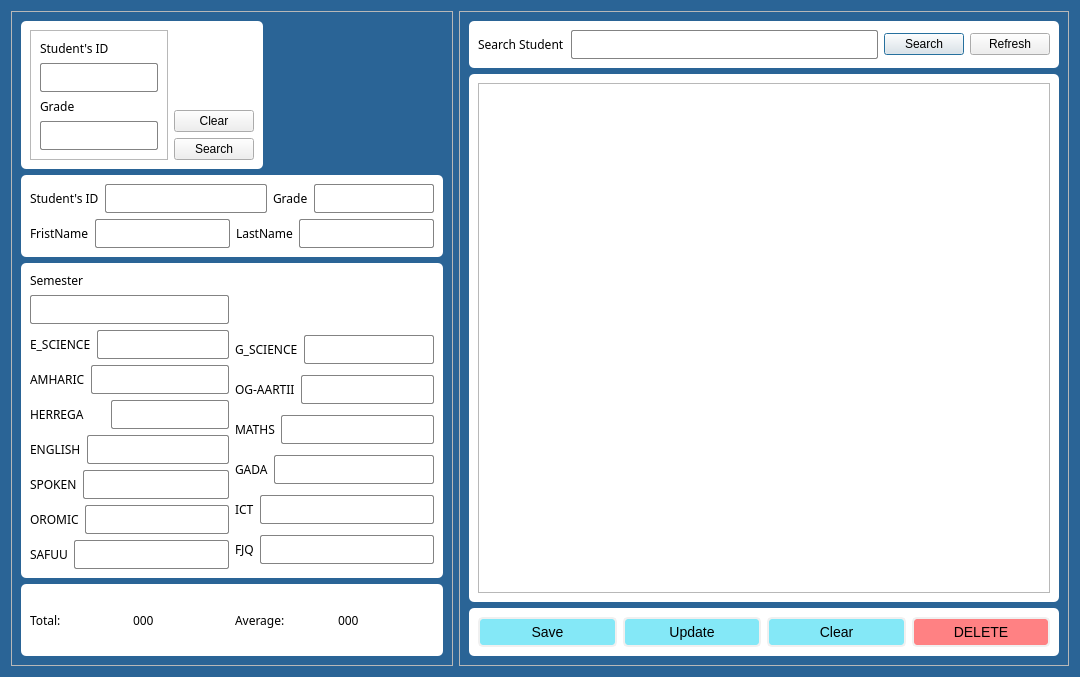
<?xml version="1.0" encoding="UTF-8"?>
<ui version="4.0">
 <class>roster</class>
 <widget class="QDialog" name="roster">
  <property name="geometry">
   <rect>
    <x>0</x>
    <y>0</y>
    <width>1080</width>
    <height>677</height>
   </rect>
  </property>
  <property name="windowTitle">
   <string>Dialog</string>
  </property>
  <property name="styleSheet">
   <string notr="true">#roster{
background-color: #2a6496;
}</string>
  </property>
  <layout class="QGridLayout" name="gridLayout_11">
   <item row="0" column="1">
    <widget class="QFrame" name="frame_6">
     <property name="frameShape">
      <enum>QFrame::Shape::StyledPanel</enum>
     </property>
     <property name="frameShadow">
      <enum>QFrame::Shadow::Raised</enum>
     </property>
     <layout class="QGridLayout" name="gridLayout_9">
      <item row="0" column="0">
       <widget class="QFrame" name="frame_7">
        <property name="styleSheet">
         <string notr="true">/* Style the info_frame element */
#frame_7 {
    background-color: #fff;
    border: none;
    border-radius: 5px;
}



/* Style for labels, input fields, and combo boxes inside &quot;info_frame&quot; */
#frame_7 QLabel,
#frame_7 QLineEdit,
#frame_7 QComboBox {
    font-family: Segoe UI Semibold;
    font-size: 12px;
}

/* Style for input fields and combo boxes inside info_frame */
#frame_7 QLineEdit,
#frame_7 QComboBox {
    padding: 4px 5px; /* Corrected padding */
    border: 1px solid #838383;
    border-radius: 2px;
}

/* Focus style for input fields and combo boxes inside info_frame */
#frame_7 QLineEdit:focus,
#frame_7 QComboBox:focus {
    border-color: #0055ff;
}
</string>
        </property>
        <property name="frameShape">
         <enum>QFrame::Shape::StyledPanel</enum>
        </property>
        <property name="frameShadow">
         <enum>QFrame::Shadow::Raised</enum>
        </property>
        <layout class="QGridLayout" name="gridLayout_6">
         <item row="0" column="0">
          <layout class="QHBoxLayout" name="horizontalLayout_17">
           <item>
            <widget class="QLabel" name="searchbyIDlabel">
             <property name="text">
              <string>Search Student</string>
             </property>
            </widget>
           </item>
           <item>
            <widget class="QLineEdit" name="searchbyIDlineEdit"/>
           </item>
          </layout>
         </item>
         <item row="0" column="1">
          <widget class="QPushButton" name="searchpushButton_3">
           <property name="text">
            <string>Search</string>
           </property>
           <property name="icon">
            <iconset>
             <normaloff>search_Icon.svg</normaloff>search_Icon.svg</iconset>
           </property>
           <property name="iconSize">
            <size>
             <width>20</width>
             <height>20</height>
            </size>
           </property>
          </widget>
         </item>
         <item row="0" column="2">
          <widget class="QPushButton" name="refreshPushButton">
           <property name="text">
            <string>Refresh</string>
           </property>
           <property name="icon">
            <iconset theme="QIcon::ThemeIcon::ViewRefresh"/>
           </property>
          </widget>
         </item>
        </layout>
       </widget>
      </item>
      <item row="2" column="0">
       <widget class="QFrame" name="frame_9">
        <property name="styleSheet">
         <string notr="true">/* Style the info_frame element */
#frame_9 {
    background-color: #fff;
    border: none;
    border-radius: 5px;
}



/* Style for labels, input fields, and combo boxes inside &quot;info_frame&quot; */
#frame_9 QLabel,
#frame_9 QLineEdit,
#frame_9 QComboBox {
    font-family: Segoe UI Semibold;
    font-size: 12px;
}

/* Style for input fields and combo boxes inside info_frame */
#frame_9 QLineEdit,
#frame_9 QComboBox {
    padding: 4px 5px; /* Corrected padding */
    border: 1px solid #838383;
    border-radius: 2px;
}

/* Focus style for input fields and combo boxes inside info_frame */
#frame_9 QLineEdit:focus,
#frame_9 QComboBox:focus {
    border-color: #0055ff;
}

/* Style for function_frame QPushButton */
#frame_9 QPushButton {
    font-size: 14px;
    padding: 5px 10px;
    border: 2px solid #f0f0f0;
    border-radius: 5px;
    background-color: #84e8f7;
}
/*Style delete btn*/

#frame_9 #deletepushButton{
background-color: #ff8183;
}

/*Hover Style for buttons insided the function_frame*/
#frame_9 QPushButton:hover{
border-color: #4c96f7;
font-size: 15px;
}

 </string>
        </property>
        <property name="frameShape">
         <enum>QFrame::Shape::StyledPanel</enum>
        </property>
        <property name="frameShadow">
         <enum>QFrame::Shadow::Raised</enum>
        </property>
        <layout class="QGridLayout" name="gridLayout_7">
         <item row="0" column="0">
          <widget class="QPushButton" name="savepushButton">
           <property name="text">
            <string>Save</string>
           </property>
           <property name="icon">
            <iconset>
             <normaloff>add_icon.svg</normaloff>add_icon.svg</iconset>
           </property>
          </widget>
         </item>
         <item row="0" column="1">
          <widget class="QPushButton" name="updatepushButton">
           <property name="text">
            <string>Update</string>
           </property>
           <property name="icon">
            <iconset>
             <normaloff>update_icon.svg</normaloff>update_icon.svg</iconset>
           </property>
          </widget>
         </item>
         <item row="0" column="2">
          <widget class="QPushButton" name="clearpushButton_2">
           <property name="text">
            <string>Clear</string>
           </property>
           <property name="icon">
            <iconset>
             <normaloff>clear_Icon.svg</normaloff>clear_Icon.svg</iconset>
           </property>
          </widget>
         </item>
         <item row="0" column="3">
          <widget class="QPushButton" name="deletepushButton">
           <property name="text">
            <string>DELETE</string>
           </property>
           <property name="icon">
            <iconset>
             <normaloff>delete_Icons.svg</normaloff>delete_Icons.svg</iconset>
           </property>
          </widget>
         </item>
        </layout>
       </widget>
      </item>
      <item row="1" column="0">
       <widget class="QFrame" name="frame_8">
        <property name="styleSheet">
         <string notr="true">/* Style the info_frame element */
#frame_8{
    background-color: #fff;
    border: none;
    border-radius: 5px;
}



/* Style for labels, input fields, and combo boxes inside &quot;info_frame&quot; */
#frame_8 QLabel,
#frame_8 QLineEdit,
#frame_8 QComboBox {
    font-family: Segoe UI Semibold;
    font-size: 12px;
}

/* Style for input fields and combo boxes inside info_frame */
#frame_8 QLineEdit,
#frame_8 QComboBox {
    padding: 4px 5px; /* Corrected padding */
    border: 1px solid #838383;
    border-radius: 2px;
}

/* Focus style for input fields and combo boxes inside info_frame */
#frame_8 QLineEdit:focus,
#frame_8 QComboBox:focus {
    border-color: #0055ff;
}
</string>
        </property>
        <property name="frameShape">
         <enum>QFrame::Shape::StyledPanel</enum>
        </property>
        <property name="frameShadow">
         <enum>QFrame::Shadow::Raised</enum>
        </property>
        <layout class="QGridLayout" name="gridLayout_8">
         <item row="0" column="0">
          <widget class="QTableWidget" name="rosterDatatableWidget">
           <property name="styleSheet">
            <string notr="true">#datatableWidget {
    background-color: #fff;
    border: none;
    border-radius: 10px;
}</string>
           </property>
           <property name="showGrid">
            <bool>true</bool>
           </property>
           <property name="gridStyle">
            <enum>Qt::PenStyle::DashLine</enum>
           </property>
           <attribute name="horizontalHeaderCascadingSectionResizes">
            <bool>false</bool>
           </attribute>
           <attribute name="horizontalHeaderMinimumSectionSize">
            <number>35</number>
           </attribute>
           <attribute name="horizontalHeaderDefaultSectionSize">
            <number>100</number>
           </attribute>
           <attribute name="horizontalHeaderShowSortIndicator" stdset="0">
            <bool>false</bool>
           </attribute>
           <attribute name="verticalHeaderCascadingSectionResizes">
            <bool>false</bool>
           </attribute>
           <attribute name="verticalHeaderDefaultSectionSize">
            <number>30</number>
           </attribute>
          </widget>
         </item>
        </layout>
       </widget>
      </item>
     </layout>
    </widget>
   </item>
   <item row="0" column="0">
    <widget class="QFrame" name="frame">
     <property name="sizePolicy">
      <sizepolicy hsizetype="Maximum" vsizetype="Preferred">
       <horstretch>0</horstretch>
       <verstretch>0</verstretch>
      </sizepolicy>
     </property>
     <property name="frameShape">
      <enum>QFrame::Shape::StyledPanel</enum>
     </property>
     <property name="frameShadow">
      <enum>QFrame::Shadow::Raised</enum>
     </property>
     <layout class="QGridLayout" name="gridLayout_10">
      <item row="1" column="0">
       <widget class="QFrame" name="frame_4">
        <property name="sizePolicy">
         <sizepolicy hsizetype="Preferred" vsizetype="Maximum">
          <horstretch>0</horstretch>
          <verstretch>0</verstretch>
         </sizepolicy>
        </property>
        <property name="styleSheet">
         <string notr="true">/* Style the info_frame element */
#frame_4 {
    background-color: #fff;
    border: none;
    border-radius: 5px;
}



/* Style for labels, input fields, and combo boxes inside &quot;info_frame&quot; */
#frame_4 QLabel,
#frame_4 QLineEdit,
#frame_4 QComboBox {
    font-family: Segoe UI Semibold;
    font-size: 12px;
}

/* Style for input fields and combo boxes inside info_frame */
#frame_4 QLineEdit,
#frame_4 QComboBox {
    padding: 4px 5px; /* Corrected padding */
    border: 1px solid #838383;
    border-radius: 2px;
}

/* Focus style for input fields and combo boxes inside info_frame */
#frame_4 QLineEdit:focus,
#frame_4 QComboBox:focus {
    border-color: #0055ff;
}
</string>
        </property>
        <property name="frameShape">
         <enum>QFrame::Shape::StyledPanel</enum>
        </property>
        <property name="frameShadow">
         <enum>QFrame::Shadow::Raised</enum>
        </property>
        <layout class="QGridLayout" name="gridLayout_3">
         <item row="0" column="0">
          <layout class="QHBoxLayout" name="horizontalLayout_3">
           <item>
            <layout class="QHBoxLayout" name="horizontalLayout">
             <item>
              <widget class="QLabel" name="studentIDlabel_2">
               <property name="text">
                <string>Student's ID</string>
               </property>
              </widget>
             </item>
             <item>
              <widget class="QLineEdit" name="showStudenIDlineEdit_2"/>
             </item>
             <item>
              <layout class="QHBoxLayout" name="horizontalLayout_20">
               <item>
                <widget class="QLabel" name="gradelabel_2">
                 <property name="text">
                  <string>Grade</string>
                 </property>
                </widget>
               </item>
               <item>
                <widget class="QLineEdit" name="gradelineEdite_2"/>
               </item>
              </layout>
             </item>
            </layout>
           </item>
          </layout>
         </item>
         <item row="1" column="0">
          <layout class="QHBoxLayout" name="horizontalLayout_2">
           <item>
            <widget class="QLabel" name="studentIDlabel_3">
             <property name="text">
              <string>FristName</string>
             </property>
            </widget>
           </item>
           <item>
            <widget class="QLineEdit" name="firstnamelineEdit">
             <property name="font">
              <font>
               <family>Segoe UI Semibold</family>
               <pointsize>-1</pointsize>
               <bold>true</bold>
              </font>
             </property>
             <property name="autoFillBackground">
              <bool>false</bool>
             </property>
             <property name="alignment">
              <set>Qt::AlignmentFlag::AlignCenter</set>
             </property>
             <property name="readOnly">
              <bool>true</bool>
             </property>
            </widget>
           </item>
           <item>
            <layout class="QHBoxLayout" name="horizontalLayout_21">
             <item>
              <widget class="QLabel" name="gradelabel_3">
               <property name="text">
                <string>LastName</string>
               </property>
              </widget>
             </item>
             <item>
              <widget class="QLineEdit" name="lastnamelineEdit">
               <property name="font">
                <font>
                 <family>Segoe UI Semibold</family>
                 <pointsize>-1</pointsize>
                 <bold>true</bold>
                </font>
               </property>
               <property name="autoFillBackground">
                <bool>false</bool>
               </property>
               <property name="alignment">
                <set>Qt::AlignmentFlag::AlignCenter</set>
               </property>
               <property name="readOnly">
                <bool>true</bool>
               </property>
              </widget>
             </item>
            </layout>
           </item>
          </layout>
         </item>
        </layout>
       </widget>
      </item>
      <item row="2" column="0">
       <widget class="QFrame" name="frame_5">
        <property name="styleSheet">
         <string notr="true">/* Style the info_frame element */
#frame_5 {
    background-color: #fff;
    border: none;
    border-radius: 5px;
}



/* Style for labels, input fields, and combo boxes inside &quot;info_frame&quot; */
#frame_5 QLabel,
#frame_5 QLineEdit,
#frame_5 QComboBox {
    font-family: Segoe UI Semibold;
    font-size: 12px;
}

/* Style for input fields and combo boxes inside info_frame */
#frame_5 QLineEdit,
#frame_5 QComboBox {
    padding: 4px 5px; /* Corrected padding */
    border: 1px solid #838383;
    border-radius: 2px;
}

/* Focus style for input fields and combo boxes inside info_frame */
#frame_5 QLineEdit:focus,
#frame_5 QComboBox:focus {
    border-color: #0055ff;
}
</string>
        </property>
        <property name="frameShape">
         <enum>QFrame::Shape::StyledPanel</enum>
        </property>
        <property name="frameShadow">
         <enum>QFrame::Shadow::Raised</enum>
        </property>
        <layout class="QGridLayout" name="gridLayout_4">
         <item row="1" column="0">
          <layout class="QVBoxLayout" name="verticalLayout_3">
           <item>
            <layout class="QHBoxLayout" name="horizontalLayout_15">
             <item>
              <widget class="QLabel" name="label_1">
               <property name="text">
                <string>E_SCIENCE</string>
               </property>
              </widget>
             </item>
             <item>
              <widget class="QLineEdit" name="esciencelineEdit"/>
             </item>
            </layout>
           </item>
           <item>
            <layout class="QHBoxLayout" name="horizontalLayout_13">
             <item>
              <widget class="QLabel" name="label_2">
               <property name="text">
                <string>AMHARIC</string>
               </property>
              </widget>
             </item>
             <item>
              <widget class="QLineEdit" name="amhariclineEdit"/>
             </item>
            </layout>
           </item>
           <item>
            <layout class="QHBoxLayout" name="horizontalLayout_4">
             <item>
              <widget class="QLabel" name="label_3">
               <property name="text">
                <string>HERREGA</string>
               </property>
              </widget>
             </item>
             <item>
              <widget class="QLineEdit" name="herregalineEdit">
               <property name="sizePolicy">
                <sizepolicy hsizetype="Fixed" vsizetype="Fixed">
                 <horstretch>0</horstretch>
                 <verstretch>0</verstretch>
                </sizepolicy>
               </property>
              </widget>
             </item>
            </layout>
           </item>
           <item>
            <layout class="QHBoxLayout" name="horizontalLayout_5">
             <item>
              <widget class="QLabel" name="label_4">
               <property name="text">
                <string>ENGLISH</string>
               </property>
              </widget>
             </item>
             <item>
              <widget class="QLineEdit" name="engilishlineEdit"/>
             </item>
            </layout>
           </item>
           <item>
            <layout class="QHBoxLayout" name="horizontalLayout_9">
             <item>
              <widget class="QLabel" name="label_5">
               <property name="text">
                <string>SPOKEN</string>
               </property>
              </widget>
             </item>
             <item>
              <widget class="QLineEdit" name="spokenlineEdit"/>
             </item>
            </layout>
           </item>
           <item>
            <layout class="QHBoxLayout" name="horizontalLayout_11">
             <item>
              <widget class="QLabel" name="label_6">
               <property name="text">
                <string>OROMIC</string>
               </property>
              </widget>
             </item>
             <item>
              <widget class="QLineEdit" name="oromiclineEdit"/>
             </item>
            </layout>
           </item>
           <item>
            <layout class="QHBoxLayout" name="horizontalLayout_16">
             <item>
              <widget class="QLabel" name="label_7">
               <property name="text">
                <string>SAFUU</string>
               </property>
              </widget>
             </item>
             <item>
              <widget class="QLineEdit" name="safulineEdit"/>
             </item>
            </layout>
           </item>
          </layout>
         </item>
         <item row="1" column="1">
          <layout class="QVBoxLayout" name="verticalLayout_4">
           <item>
            <layout class="QHBoxLayout" name="horizontalLayout_14">
             <item>
              <widget class="QLabel" name="label_8">
               <property name="text">
                <string>G_SCIENCE</string>
               </property>
              </widget>
             </item>
             <item>
              <widget class="QLineEdit" name="gsciencelineEdit"/>
             </item>
            </layout>
           </item>
           <item>
            <layout class="QHBoxLayout" name="horizontalLayout_8">
             <item>
              <widget class="QLabel" name="label_9">
               <property name="text">
                <string>OG-AARTII</string>
               </property>
              </widget>
             </item>
             <item>
              <widget class="QLineEdit" name="ogartilineEdit"/>
             </item>
            </layout>
           </item>
           <item>
            <layout class="QHBoxLayout" name="horizontalLayout_6">
             <item>
              <widget class="QLabel" name="label_10">
               <property name="text">
                <string>MATHS</string>
               </property>
              </widget>
             </item>
             <item>
              <widget class="QLineEdit" name="mathslineEdit"/>
             </item>
            </layout>
           </item>
           <item>
            <layout class="QHBoxLayout" name="horizontalLayout_7">
             <item>
              <widget class="QLabel" name="label_11">
               <property name="text">
                <string>GADA</string>
               </property>
              </widget>
             </item>
             <item>
              <widget class="QLineEdit" name="gadalineEdit"/>
             </item>
            </layout>
           </item>
           <item>
            <layout class="QHBoxLayout" name="horizontalLayout_10">
             <item>
              <widget class="QLabel" name="label_12">
               <property name="text">
                <string>ICT</string>
               </property>
              </widget>
             </item>
             <item>
              <widget class="QLineEdit" name="ictlineEdit"/>
             </item>
            </layout>
           </item>
           <item>
            <layout class="QHBoxLayout" name="horizontalLayout_12">
             <item>
              <widget class="QLabel" name="label_13">
               <property name="text">
                <string>FJQ</string>
               </property>
              </widget>
             </item>
             <item>
              <widget class="QLineEdit" name="fjqlineEdit"/>
             </item>
            </layout>
           </item>
          </layout>
         </item>
         <item row="0" column="0">
          <layout class="QVBoxLayout" name="verticalLayout_2">
           <item>
            <widget class="QLabel" name="semsterlabel_3">
             <property name="text">
              <string>Semester</string>
             </property>
            </widget>
           </item>
           <item>
            <widget class="QLineEdit" name="semesterlineEdit"/>
           </item>
          </layout>
         </item>
        </layout>
       </widget>
      </item>
      <item row="3" column="0">
       <widget class="QFrame" name="frame_10">
        <property name="styleSheet">
         <string notr="true">/* Style the info_frame element */
#frame_10{
    background-color: #fff;
    border: none;
    border-radius: 5px;
}



/* Style for labels, input fields, and combo boxes inside &quot;info_frame&quot; */
#frame_10 QLabel,
#frame_10 QLineEdit,
#frame_10 QComboBox {
    font-family: Segoe UI Semibold;
    font-size: 12px;
}

/* Style for input fields and combo boxes inside info_frame */
#frame_10 QLineEdit,
#frame_10 QComboBox {
    padding: 4px 5px; /* Corrected padding */
    border: 1px solid #838383;
    border-radius: 2px;
}

/* Focus style for input fields and combo boxes inside info_frame */
#frame_10 QLineEdit:focus,
#frame_10 QComboBox:focus {
    border-color: #0055ff; 

}</string>
        </property>
        <property name="frameShape">
         <enum>QFrame::Shape::StyledPanel</enum>
        </property>
        <property name="frameShadow">
         <enum>QFrame::Shadow::Raised</enum>
        </property>
        <layout class="QGridLayout" name="gridLayout_5">
         <item row="0" column="1">
          <layout class="QHBoxLayout" name="horizontalLayout_19">
           <item>
            <widget class="QLabel" name="averagelabel">
             <property name="text">
              <string>Average:</string>
             </property>
            </widget>
           </item>
           <item>
            <widget class="QLabel" name="showaveragelabel">
             <property name="text">
              <string>000</string>
             </property>
            </widget>
           </item>
          </layout>
         </item>
         <item row="0" column="0">
          <layout class="QHBoxLayout" name="horizontalLayout_18">
           <item>
            <widget class="QLabel" name="totallabel">
             <property name="text">
              <string>Total:</string>
             </property>
            </widget>
           </item>
           <item>
            <widget class="QLabel" name="showtatallabel">
             <property name="text">
              <string>000</string>
             </property>
            </widget>
           </item>
          </layout>
         </item>
        </layout>
       </widget>
      </item>
      <item row="0" column="0">
       <widget class="QFrame" name="frame_2">
        <property name="sizePolicy">
         <sizepolicy hsizetype="Maximum" vsizetype="Maximum">
          <horstretch>0</horstretch>
          <verstretch>0</verstretch>
         </sizepolicy>
        </property>
        <property name="styleSheet">
         <string notr="true">/* Style the info_frame element */
#frame_2 {
    background-color: #fff;
    border: none;
    border-radius: 5px;
}



/* Style for labels, input fields, and combo boxes inside &quot;info_frame&quot; */
#frame_2 QLabel,
#frame_2 QLineEdit,
#frame_2 QComboBox {
    font-family: Segoe UI Semibold;
    font-size: 12px;
}

/* Style for input fields and combo boxes inside info_frame */
#frame_2 QLineEdit,
#frame_2 QComboBox {
    padding: 4px 5px; /* Corrected padding */
    border: 1px solid #838383;
    border-radius: 2px;
}

/* Focus style for input fields and combo boxes inside info_frame */
#frame_2 QLineEdit:focus,
#frame_2 QComboBox:focus {
    border-color: #0055ff;
}

/*Style delete btn*/


/*Hover Style for buttons insided the function_frame*/
#frame_2 QPushButton:hover{
border-color: #4c96f7;
font-size: 15px;
}


</string>
        </property>
        <property name="frameShape">
         <enum>QFrame::Shape::StyledPanel</enum>
        </property>
        <property name="frameShadow">
         <enum>QFrame::Shadow::Raised</enum>
        </property>
        <layout class="QGridLayout" name="gridLayout_2">
         <item row="2" column="1">
          <widget class="QPushButton" name="searchpushButton_2">
           <property name="text">
            <string>Search</string>
           </property>
           <property name="icon">
            <iconset>
             <normaloff>search_Icon.svg</normaloff>search_Icon.svg</iconset>
           </property>
           <property name="iconSize">
            <size>
             <width>20</width>
             <height>20</height>
            </size>
           </property>
          </widget>
         </item>
         <item row="0" column="0" rowspan="3">
          <widget class="QFrame" name="frame_3">
           <property name="sizePolicy">
            <sizepolicy hsizetype="Maximum" vsizetype="Preferred">
             <horstretch>0</horstretch>
             <verstretch>0</verstretch>
            </sizepolicy>
           </property>
           <property name="frameShape">
            <enum>QFrame::Shape::StyledPanel</enum>
           </property>
           <property name="frameShadow">
            <enum>QFrame::Shadow::Raised</enum>
           </property>
           <layout class="QGridLayout" name="gridLayout">
            <item row="0" column="0">
             <layout class="QVBoxLayout" name="verticalLayout">
              <item>
               <widget class="QLabel" name="studentIDlabel">
                <property name="text">
                 <string>Student's ID</string>
                </property>
               </widget>
              </item>
              <item>
               <widget class="QLineEdit" name="showStudenIDlineEdit_1"/>
              </item>
             </layout>
            </item>
            <item row="1" column="0">
             <layout class="QVBoxLayout" name="verticalLayout_6">
              <item>
               <widget class="QLabel" name="gradelabel">
                <property name="text">
                 <string>Grade</string>
                </property>
               </widget>
              </item>
              <item>
               <widget class="QLineEdit" name="gradelineEdit_1"/>
              </item>
             </layout>
            </item>
           </layout>
          </widget>
         </item>
         <item row="1" column="1">
          <widget class="QPushButton" name="clearpushButton">
           <property name="text">
            <string>Clear</string>
           </property>
           <property name="icon">
            <iconset>
             <normaloff>clear_Icon.svg</normaloff>clear_Icon.svg</iconset>
           </property>
           <property name="iconSize">
            <size>
             <width>20</width>
             <height>20</height>
            </size>
           </property>
          </widget>
         </item>
        </layout>
       </widget>
      </item>
     </layout>
    </widget>
   </item>
  </layout>
 </widget>
 <resources/>
 <connections/>
</ui>
